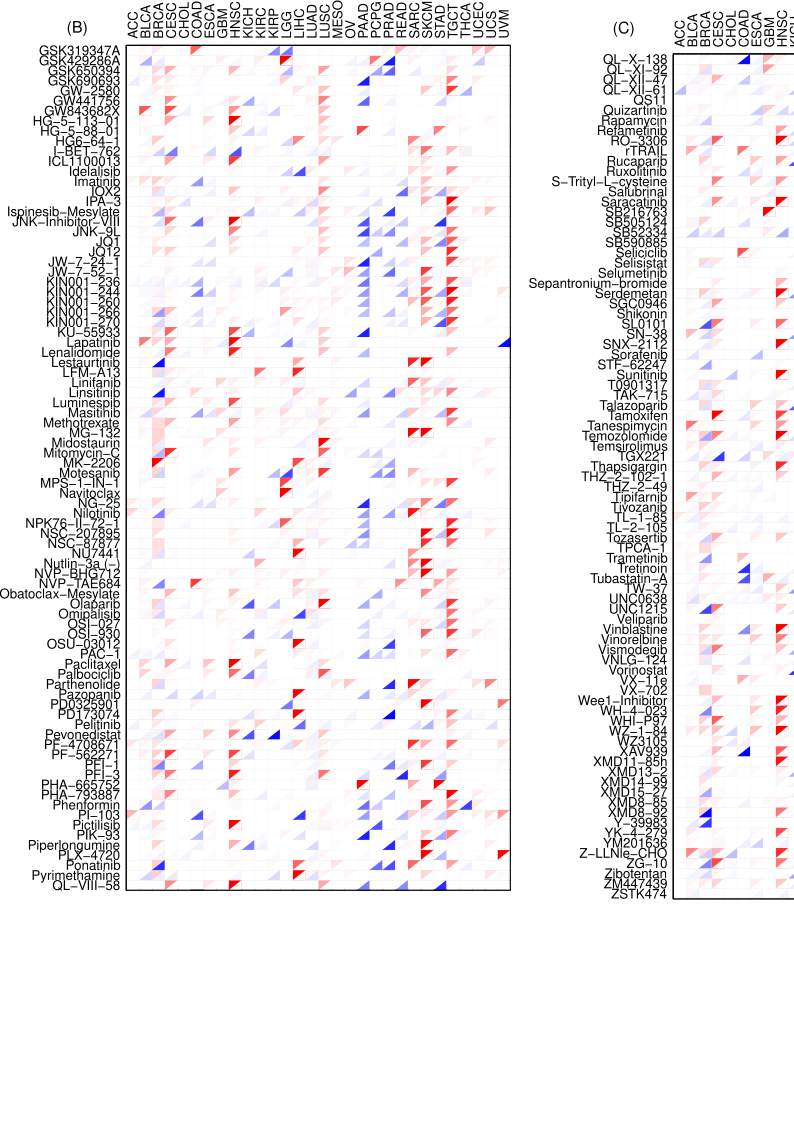

This chart was generated by the following R code:
#setwd("/path/to/VAEN/Figure/FigureS8")

load("../Figure3/3EF.data.RData")
sapply(rownames(TCGA.sensitive.mat), function(u)gsub("\\.", "-", u)) -> new.name
rownames(TCGA.sensitive.mat) = unlist(new.name)
sapply(rownames(TCGA.resistant.mat), function(u)gsub("\\.", "-", u)) -> new.name
rownames(TCGA.resistant.mat) = unlist(new.name)


TCGA.cutoff = 0.05

ii = 1:84
new.TCGA.sensitive.mat = TCGA.sensitive.mat[ii,]
new.TCGA.resistant.mat = TCGA.resistant.mat[ii,]

new.TCGA.sensitive.mat = new.TCGA.sensitive.mat[nrow(new.TCGA.sensitive.mat):1, ]
new.TCGA.resistant.mat = new.TCGA.resistant.mat[nrow(new.TCGA.resistant.mat):1, ]

pdf("S8.1.pdf", width=6, height=11)
par(mar=c(1,7,10,3))

m = -log10(new.TCGA.sensitive.mat)
m[which( abs(new.TCGA.sensitive.mat) > TCGA.cutoff )] = 0
m[which(is.na(m))] = 0
m = t(m)
m[which(m>100)] = 100

new.m = (m-min(m, na.rm=T))/(max(m, na.rm=T) - min(m, na.rm=T))

white2red <- colorRampPalette(c("white", "red"))
cc = c(white2red(500))


image(new.m, xaxt="n", yaxt="n", col = cc)

### row labels: drug names
geneCount = ncol(m)
path.col = rep("black", ncol(m))
lab = colnames(m)
lab[grep("Nutlin", lab)] = "Nutlin-3a (-)"
mtext(text=lab, side=2, line=0.3, at=(0:(geneCount-1))/(geneCount-1), las=1, cex=.8, col=path.col)

### col labels: cancer type
geneCount = nrow(m)
text((0:(geneCount-1))/(geneCount-1), 1.05, srt = 90, adj = 0, cex=.8, labels = rownames(m), xpd = TRUE)

geneCount = nrow(m)
1/(2*geneCount-2) + (0:(geneCount-1))/(geneCount-1) -> tt
for(x in tt){abline(v=x, col=grey(0.9), lwd=.2)}
geneCount = ncol(m)
1/(2*geneCount-2) + (0:(geneCount-1))/(geneCount-1) -> tt
for(x in tt){abline(h=x, col=grey(0.8), lwd=.2);}
box()

##############


m = -log10(new.TCGA.resistant.mat)
m[which( abs(new.TCGA.resistant.mat) > TCGA.cutoff )] = 0
m[which(is.na(m))] = 0
m = t(m)
m[which(m>100)] = 100

new.m = (m-min(m, na.rm=T))/(max(m, na.rm=T) - min(m, na.rm=T))

white2blue <- colorRampPalette(c("white", "blue"))
cc = c(white2blue(500))

geneCount = nrow(new.m)
-1/(2*geneCount-2) + (0:(geneCount))/(geneCount-1) -> tt.x
geneCount = ncol(m)
-1/(2*geneCount-2) + (0:(geneCount))/(geneCount-1) -> tt.y
for(k1 in 1:(length(tt.x)-1) ){
	for(k2 in 1:(length(tt.y)-1) ){
		rownames(m)[k1] -> gene
		colnames(m)[k2] -> pathway
		if(!(is.element(gene, rownames(new.m)) & is.element(pathway, colnames(new.m))))next
		if(new.m[gene, pathway]!=1){
			cc.idx = round(new.m[gene, pathway]/2 * 1e3)
			if(cc.idx < 1) cc.idx = 1
			polygon( c(tt.x[k1], tt.x[k1+1], tt.x[k1+1]), c(tt.y[k2], tt.y[k2], tt.y[k2+1]), col=cc[cc.idx], border=NA)
		}
	}
}
box()


mtext("(A)", side=2, at = 1.1, las=1, line=2)
dev.off()

#############################################################################

ii = 85:168
new.TCGA.sensitive.mat = TCGA.sensitive.mat[ii,]
new.TCGA.resistant.mat = TCGA.resistant.mat[ii,]

new.TCGA.sensitive.mat = new.TCGA.sensitive.mat[nrow(new.TCGA.sensitive.mat):1, ]
new.TCGA.resistant.mat = new.TCGA.resistant.mat[nrow(new.TCGA.resistant.mat):1, ]

pdf("S8.2.pdf", width=6, height=11)
par(mar=c(1,7,10,3))

m = -log10(new.TCGA.sensitive.mat)
m[which( abs(new.TCGA.sensitive.mat) > TCGA.cutoff )] = 0
m[which(is.na(m))] = 0
m = t(m)
m[which(m>100)] = 100

new.m = (m-min(m, na.rm=T))/(max(m, na.rm=T) - min(m, na.rm=T))

white2red <- colorRampPalette(c("white", "red"))
cc = c(white2red(500))


image(new.m, xaxt="n", yaxt="n", col = cc)

### row labels: drug names
geneCount = ncol(m)
path.col = rep("black", ncol(m))
lab = colnames(m)
lab[grep("Nutlin", lab)] = "Nutlin-3a (-)"
mtext(text=lab, side=2, line=0.3, at=(0:(geneCount-1))/(geneCount-1), las=1, cex=.8, col=path.col)

### col labels: cancer type
geneCount = nrow(m)
text((0:(geneCount-1))/(geneCount-1), 1.05, srt = 90, adj = 0, cex=.8, labels = rownames(m), xpd = TRUE)

geneCount = nrow(m)
1/(2*geneCount-2) + (0:(geneCount-1))/(geneCount-1) -> tt
for(x in tt){abline(v=x, col=grey(0.9), lwd=.2)}
geneCount = ncol(m)
1/(2*geneCount-2) + (0:(geneCount-1))/(geneCount-1) -> tt
for(x in tt){abline(h=x, col=grey(0.8), lwd=.2);}
box()

##############


m = -log10(new.TCGA.resistant.mat)
m[which( abs(new.TCGA.resistant.mat) > TCGA.cutoff )] = 0
m[which(is.na(m))] = 0
m = t(m)
m[which(m>100)] = 100

new.m = (m-min(m, na.rm=T))/(max(m, na.rm=T) - min(m, na.rm=T))

white2blue <- colorRampPalette(c("white", "blue"))
cc = c(white2blue(500))

geneCount = nrow(new.m)
-1/(2*geneCount-2) + (0:(geneCount))/(geneCount-1) -> tt.x
geneCount = ncol(m)
-1/(2*geneCount-2) + (0:(geneCount))/(geneCount-1) -> tt.y
for(k1 in 1:(length(tt.x)-1) ){
	for(k2 in 1:(length(tt.y)-1) ){
		rownames(m)[k1] -> gene
		colnames(m)[k2] -> pathway
		if(!(is.element(gene, rownames(new.m)) & is.element(pathway, colnames(new.m))))next
		if(new.m[gene, pathway]!=1){
			cc.idx = round(new.m[gene, pathway]/2 * 1e3)
			if(cc.idx < 1) cc.idx = 1
			polygon( c(tt.x[k1], tt.x[k1+1], tt.x[k1+1]), c(tt.y[k2], tt.y[k2], tt.y[k2+1]), col=cc[cc.idx], border=NA)
		}
	}
}
box()

mtext("(B)", side=2, at = 1.1, las=1, line=2)
dev.off()



#############################################################################

ii = 169:251
new.TCGA.sensitive.mat = TCGA.sensitive.mat[ii,]
new.TCGA.resistant.mat = TCGA.resistant.mat[ii,]

new.TCGA.sensitive.mat = new.TCGA.sensitive.mat[nrow(new.TCGA.sensitive.mat):1, ]
new.TCGA.resistant.mat = new.TCGA.resistant.mat[nrow(new.TCGA.resistant.mat):1, ]

pdf("S8.3.pdf", width=6, height=11)
par(mar=c(1,7,10,3))

m = -log10(new.TCGA.sensitive.mat)
m[which( abs(new.TCGA.sensitive.mat) > TCGA.cutoff )] = 0
m[which(is.na(m))] = 0
m = t(m)
m[which(m>100)] = 100

new.m = (m-min(m, na.rm=T))/(max(m, na.rm=T) - min(m, na.rm=T))

white2red <- colorRampPalette(c("white", "red"))
cc = c(white2red(500))


image(new.m, xaxt="n", yaxt="n", col = cc)

### row labels: drug names
geneCount = ncol(m)
path.col = rep("black", ncol(m))
lab = colnames(m)
lab[grep("Nutlin", lab)] = "Nutlin-3a (-)"
mtext(text=lab, side=2, line=0.3, at=(0:(geneCount-1))/(geneCount-1), las=1, cex=.8, col=path.col)

### col labels: cancer type
geneCount = nrow(m)
text((0:(geneCount-1))/(geneCount-1), 1.05, srt = 90, adj = 0, cex=.8, labels = rownames(m), xpd = TRUE)

geneCount = nrow(m)
1/(2*geneCount-2) + (0:(geneCount-1))/(geneCount-1) -> tt
for(x in tt){abline(v=x, col=grey(0.9), lwd=.2)}
geneCount = ncol(m)
1/(2*geneCount-2) + (0:(geneCount-1))/(geneCount-1) -> tt
for(x in tt){abline(h=x, col=grey(0.8), lwd=.2);}
box()


m = -log10(new.TCGA.resistant.mat)
m[which( abs(new.TCGA.resistant.mat) > TCGA.cutoff )] = 0
m[which(is.na(m))] = 0
m = t(m)
m[which(m>100)] = 100

new.m = (m-min(m, na.rm=T))/(max(m, na.rm=T) - min(m, na.rm=T))

white2blue <- colorRampPalette(c("white", "blue"))
cc = c(white2blue(500))

geneCount = nrow(new.m)
-1/(2*geneCount-2) + (0:(geneCount))/(geneCount-1) -> tt.x
geneCount = ncol(m)
-1/(2*geneCount-2) + (0:(geneCount))/(geneCount-1) -> tt.y
for(k1 in 1:(length(tt.x)-1) ){
	for(k2 in 1:(length(tt.y)-1) ){
		rownames(m)[k1] -> gene
		colnames(m)[k2] -> pathway
		if(!(is.element(gene, rownames(new.m)) & is.element(pathway, colnames(new.m))))next
		if(new.m[gene, pathway]!=1){
			cc.idx = round(new.m[gene, pathway]/2 * 1e3)
			if(cc.idx < 1) cc.idx = 1
			polygon( c(tt.x[k1], tt.x[k1+1], tt.x[k1+1]), c(tt.y[k2], tt.y[k2], tt.y[k2+1]), col=cc[cc.idx], border=NA)
		}
	}
}
box()

mtext("(C)", side=2, at = 1.1, las=1, line=2)


############## legend
##############

col = cc
breaks = seq(0,500,1)/500
poly <- vector(mode="list", length(col))
for(i in seq(poly)){
  poly[[i]] <- c(breaks[i], breaks[i+1], breaks[i+1], breaks[i])
}
  
for(i in seq(poly)){
  polygon(c(0.9,0.9,0.95,0.95), poly[[i]], col=col[i], border=NA)
}

##############
##############
cc = c(white2red(500))

col = cc
breaks = seq(0,500,1)/500
poly <- vector(mode="list", length(col))
for(i in seq(poly)){
  poly[[i]] <- c(breaks[i], breaks[i+1], breaks[i+1], breaks[i])
}
  
for(i in seq(poly)){
  polygon(c(0.95,0.95,1,1), poly[[i]], col=col[i], border=NA)
}

##############
##############


dev.off()
